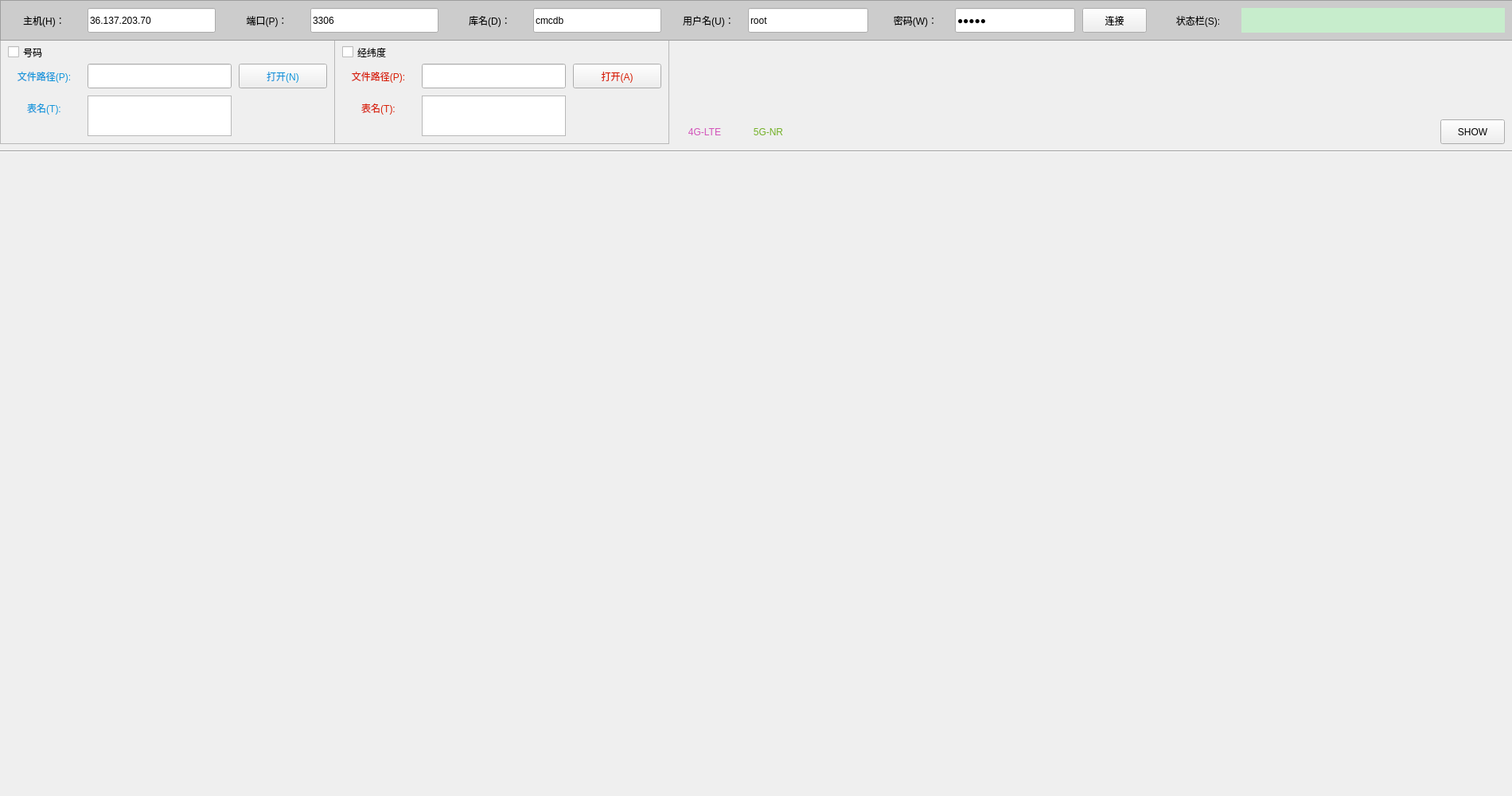
<?xml version="1.0" encoding="UTF-8"?>
<ui version="4.0">
 <class>childMap</class>
 <widget class="QWidget" name="childMap">
  <property name="geometry">
   <rect>
    <x>0</x>
    <y>0</y>
    <width>1900</width>
    <height>1000</height>
   </rect>
  </property>
  <property name="windowTitle">
   <string>CmMap</string>
  </property>
  <property name="windowIcon">
   <iconset resource="../core_res.qrc">
    <normaloff>:/CmCat_Res/Map.jpg</normaloff>:/CmCat_Res/Map.jpg</iconset>
  </property>
  <widget class="QWidget" name="gridLayoutWidget">
   <property name="geometry">
    <rect>
     <x>10</x>
     <y>200</y>
     <width>1881</width>
     <height>791</height>
    </rect>
   </property>
   <layout class="QGridLayout" name="gridLayout_map"/>
  </widget>
  <widget class="QLineEdit" name="lineEdit_username">
   <property name="geometry">
    <rect>
     <x>940</x>
     <y>10</y>
     <width>151</width>
     <height>31</height>
    </rect>
   </property>
   <property name="sizePolicy">
    <sizepolicy hsizetype="Expanding" vsizetype="Expanding">
     <horstretch>0</horstretch>
     <verstretch>0</verstretch>
    </sizepolicy>
   </property>
   <property name="text">
    <string>root</string>
   </property>
  </widget>
  <widget class="QPushButton" name="pushButton_connect">
   <property name="geometry">
    <rect>
     <x>1360</x>
     <y>10</y>
     <width>81</width>
     <height>31</height>
    </rect>
   </property>
   <property name="sizePolicy">
    <sizepolicy hsizetype="Expanding" vsizetype="Expanding">
     <horstretch>0</horstretch>
     <verstretch>0</verstretch>
    </sizepolicy>
   </property>
   <property name="styleSheet">
    <string notr="true">font: 9pt &quot;黑体&quot;;</string>
   </property>
   <property name="text">
    <string>连接</string>
   </property>
  </widget>
  <widget class="QLabel" name="label_state">
   <property name="geometry">
    <rect>
     <x>1450</x>
     <y>10</y>
     <width>111</width>
     <height>31</height>
    </rect>
   </property>
   <property name="sizePolicy">
    <sizepolicy hsizetype="Expanding" vsizetype="Expanding">
     <horstretch>0</horstretch>
     <verstretch>0</verstretch>
    </sizepolicy>
   </property>
   <property name="styleSheet">
    <string notr="true">font: 9pt &quot;微软雅黑&quot;;</string>
   </property>
   <property name="text">
    <string>状态栏(S):</string>
   </property>
   <property name="alignment">
    <set>Qt::AlignCenter</set>
   </property>
  </widget>
  <widget class="QLabel" name="label_stateBar">
   <property name="geometry">
    <rect>
     <x>1560</x>
     <y>10</y>
     <width>331</width>
     <height>31</height>
    </rect>
   </property>
   <property name="sizePolicy">
    <sizepolicy hsizetype="Expanding" vsizetype="Expanding">
     <horstretch>0</horstretch>
     <verstretch>0</verstretch>
    </sizepolicy>
   </property>
   <property name="styleSheet">
    <string notr="true">background-color: rgb(199, 237, 204);</string>
   </property>
   <property name="text">
    <string/>
   </property>
  </widget>
  <widget class="QLabel" name="label_ip">
   <property name="geometry">
    <rect>
     <x>0</x>
     <y>10</y>
     <width>111</width>
     <height>31</height>
    </rect>
   </property>
   <property name="sizePolicy">
    <sizepolicy hsizetype="Expanding" vsizetype="Expanding">
     <horstretch>0</horstretch>
     <verstretch>0</verstretch>
    </sizepolicy>
   </property>
   <property name="styleSheet">
    <string notr="true">font: 75 9pt &quot;微软雅黑&quot;;</string>
   </property>
   <property name="text">
    <string>主机(H)：</string>
   </property>
   <property name="alignment">
    <set>Qt::AlignCenter</set>
   </property>
  </widget>
  <widget class="QLineEdit" name="lineEdit_port">
   <property name="geometry">
    <rect>
     <x>390</x>
     <y>10</y>
     <width>161</width>
     <height>31</height>
    </rect>
   </property>
   <property name="sizePolicy">
    <sizepolicy hsizetype="Expanding" vsizetype="Expanding">
     <horstretch>0</horstretch>
     <verstretch>0</verstretch>
    </sizepolicy>
   </property>
   <property name="text">
    <string>3306</string>
   </property>
  </widget>
  <widget class="QLineEdit" name="lineEdit_name">
   <property name="geometry">
    <rect>
     <x>110</x>
     <y>10</y>
     <width>161</width>
     <height>31</height>
    </rect>
   </property>
   <property name="sizePolicy">
    <sizepolicy hsizetype="Expanding" vsizetype="Expanding">
     <horstretch>0</horstretch>
     <verstretch>0</verstretch>
    </sizepolicy>
   </property>
   <property name="text">
    <string>36.137.203.70</string>
   </property>
  </widget>
  <widget class="QLabel" name="label_port">
   <property name="geometry">
    <rect>
     <x>280</x>
     <y>10</y>
     <width>111</width>
     <height>31</height>
    </rect>
   </property>
   <property name="sizePolicy">
    <sizepolicy hsizetype="Expanding" vsizetype="Expanding">
     <horstretch>0</horstretch>
     <verstretch>0</verstretch>
    </sizepolicy>
   </property>
   <property name="styleSheet">
    <string notr="true">font: 75 9pt &quot;微软雅黑&quot;;</string>
   </property>
   <property name="text">
    <string>端口(P)：</string>
   </property>
   <property name="alignment">
    <set>Qt::AlignCenter</set>
   </property>
  </widget>
  <widget class="QLabel" name="label_user">
   <property name="geometry">
    <rect>
     <x>840</x>
     <y>10</y>
     <width>101</width>
     <height>31</height>
    </rect>
   </property>
   <property name="sizePolicy">
    <sizepolicy hsizetype="Expanding" vsizetype="Expanding">
     <horstretch>0</horstretch>
     <verstretch>0</verstretch>
    </sizepolicy>
   </property>
   <property name="styleSheet">
    <string notr="true">font: 9pt &quot;微软雅黑&quot;;</string>
   </property>
   <property name="text">
    <string>用户名(U)：</string>
   </property>
   <property name="alignment">
    <set>Qt::AlignCenter</set>
   </property>
  </widget>
  <widget class="QLabel" name="label_dbname">
   <property name="geometry">
    <rect>
     <x>560</x>
     <y>10</y>
     <width>111</width>
     <height>31</height>
    </rect>
   </property>
   <property name="sizePolicy">
    <sizepolicy hsizetype="Expanding" vsizetype="Expanding">
     <horstretch>0</horstretch>
     <verstretch>0</verstretch>
    </sizepolicy>
   </property>
   <property name="styleSheet">
    <string notr="true">font: 9pt &quot;微软雅黑&quot;;</string>
   </property>
   <property name="text">
    <string>库名(D)：</string>
   </property>
   <property name="alignment">
    <set>Qt::AlignCenter</set>
   </property>
  </widget>
  <widget class="QLineEdit" name="lineEdit_password">
   <property name="geometry">
    <rect>
     <x>1200</x>
     <y>10</y>
     <width>151</width>
     <height>31</height>
    </rect>
   </property>
   <property name="sizePolicy">
    <sizepolicy hsizetype="Expanding" vsizetype="Expanding">
     <horstretch>0</horstretch>
     <verstretch>0</verstretch>
    </sizepolicy>
   </property>
   <property name="text">
    <string>ck5cm</string>
   </property>
   <property name="echoMode">
    <enum>QLineEdit::Password</enum>
   </property>
  </widget>
  <widget class="QLineEdit" name="lineEdit_dbname">
   <property name="geometry">
    <rect>
     <x>670</x>
     <y>10</y>
     <width>161</width>
     <height>31</height>
    </rect>
   </property>
   <property name="sizePolicy">
    <sizepolicy hsizetype="Expanding" vsizetype="Expanding">
     <horstretch>0</horstretch>
     <verstretch>0</verstretch>
    </sizepolicy>
   </property>
   <property name="text">
    <string>cmcdb</string>
   </property>
  </widget>
  <widget class="QLabel" name="label_password">
   <property name="geometry">
    <rect>
     <x>1100</x>
     <y>10</y>
     <width>101</width>
     <height>31</height>
    </rect>
   </property>
   <property name="sizePolicy">
    <sizepolicy hsizetype="Expanding" vsizetype="Expanding">
     <horstretch>0</horstretch>
     <verstretch>0</verstretch>
    </sizepolicy>
   </property>
   <property name="styleSheet">
    <string notr="true">font: 9pt &quot;微软雅黑&quot;;</string>
   </property>
   <property name="text">
    <string>密码(W)：</string>
   </property>
   <property name="alignment">
    <set>Qt::AlignCenter</set>
   </property>
  </widget>
  <widget class="QFrame" name="frame_conn">
   <property name="geometry">
    <rect>
     <x>0</x>
     <y>0</y>
     <width>1901</width>
     <height>51</height>
    </rect>
   </property>
   <property name="styleSheet">
    <string notr="true">background-color: rgb(204, 204, 204);</string>
   </property>
   <property name="frameShape">
    <enum>QFrame::StyledPanel</enum>
   </property>
   <property name="frameShadow">
    <enum>QFrame::Plain</enum>
   </property>
   <property name="midLineWidth">
    <number>1</number>
   </property>
  </widget>
  <widget class="QPushButton" name="pushButton_show">
   <property name="geometry">
    <rect>
     <x>1810</x>
     <y>150</y>
     <width>81</width>
     <height>31</height>
    </rect>
   </property>
   <property name="sizePolicy">
    <sizepolicy hsizetype="Expanding" vsizetype="Expanding">
     <horstretch>0</horstretch>
     <verstretch>0</verstretch>
    </sizepolicy>
   </property>
   <property name="styleSheet">
    <string notr="true">font: 9pt &quot;Impact&quot;;</string>
   </property>
   <property name="text">
    <string>SHOW</string>
   </property>
  </widget>
  <widget class="QListWidget" name="listWidget_qy">
   <property name="geometry">
    <rect>
     <x>110</x>
     <y>120</y>
     <width>181</width>
     <height>51</height>
    </rect>
   </property>
  </widget>
  <widget class="QPushButton" name="pushButton_openqy">
   <property name="geometry">
    <rect>
     <x>300</x>
     <y>80</y>
     <width>111</width>
     <height>31</height>
    </rect>
   </property>
   <property name="styleSheet">
    <string notr="true">font: 9pt &quot;黑体&quot;;
color: rgb(18, 150, 219);</string>
   </property>
   <property name="text">
    <string>打开(N)</string>
   </property>
  </widget>
  <widget class="QLineEdit" name="lineEdit_qy">
   <property name="geometry">
    <rect>
     <x>110</x>
     <y>80</y>
     <width>181</width>
     <height>31</height>
    </rect>
   </property>
   <property name="sizePolicy">
    <sizepolicy hsizetype="Expanding" vsizetype="Expanding">
     <horstretch>0</horstretch>
     <verstretch>0</verstretch>
    </sizepolicy>
   </property>
  </widget>
  <widget class="QLabel" name="label_sn">
   <property name="geometry">
    <rect>
     <x>0</x>
     <y>120</y>
     <width>111</width>
     <height>31</height>
    </rect>
   </property>
   <property name="sizePolicy">
    <sizepolicy hsizetype="Expanding" vsizetype="Expanding">
     <horstretch>0</horstretch>
     <verstretch>0</verstretch>
    </sizepolicy>
   </property>
   <property name="styleSheet">
    <string notr="true">color: rgb(18, 150, 219);
font: 9pt &quot;微软雅黑&quot;;</string>
   </property>
   <property name="text">
    <string>表名(T):</string>
   </property>
   <property name="alignment">
    <set>Qt::AlignCenter</set>
   </property>
  </widget>
  <widget class="QLabel" name="label_qy">
   <property name="geometry">
    <rect>
     <x>0</x>
     <y>80</y>
     <width>111</width>
     <height>31</height>
    </rect>
   </property>
   <property name="sizePolicy">
    <sizepolicy hsizetype="Expanding" vsizetype="Expanding">
     <horstretch>0</horstretch>
     <verstretch>0</verstretch>
    </sizepolicy>
   </property>
   <property name="styleSheet">
    <string notr="true">color: rgb(18, 150, 219);
font: 9pt &quot;微软雅黑&quot;;</string>
   </property>
   <property name="text">
    <string>文件路径(P):</string>
   </property>
   <property name="alignment">
    <set>Qt::AlignCenter</set>
   </property>
  </widget>
  <widget class="QLineEdit" name="lineEdit_qy_2">
   <property name="geometry">
    <rect>
     <x>530</x>
     <y>80</y>
     <width>181</width>
     <height>31</height>
    </rect>
   </property>
   <property name="sizePolicy">
    <sizepolicy hsizetype="Expanding" vsizetype="Expanding">
     <horstretch>0</horstretch>
     <verstretch>0</verstretch>
    </sizepolicy>
   </property>
  </widget>
  <widget class="QPushButton" name="pushButton_openqy_2">
   <property name="geometry">
    <rect>
     <x>720</x>
     <y>80</y>
     <width>111</width>
     <height>31</height>
    </rect>
   </property>
   <property name="styleSheet">
    <string notr="true">font: 9pt &quot;黑体&quot;;
color: rgb(216, 30, 6);</string>
   </property>
   <property name="text">
    <string>打开(A)</string>
   </property>
  </widget>
  <widget class="QLabel" name="label_qy_2">
   <property name="geometry">
    <rect>
     <x>420</x>
     <y>80</y>
     <width>111</width>
     <height>31</height>
    </rect>
   </property>
   <property name="sizePolicy">
    <sizepolicy hsizetype="Expanding" vsizetype="Expanding">
     <horstretch>0</horstretch>
     <verstretch>0</verstretch>
    </sizepolicy>
   </property>
   <property name="styleSheet">
    <string notr="true">font: 9pt &quot;微软雅黑&quot;;
color: rgb(216, 30, 6);</string>
   </property>
   <property name="text">
    <string>文件路径(P):</string>
   </property>
   <property name="alignment">
    <set>Qt::AlignCenter</set>
   </property>
  </widget>
  <widget class="QListWidget" name="listWidget_qy_2">
   <property name="geometry">
    <rect>
     <x>530</x>
     <y>120</y>
     <width>181</width>
     <height>51</height>
    </rect>
   </property>
  </widget>
  <widget class="QLabel" name="label_sn_2">
   <property name="geometry">
    <rect>
     <x>420</x>
     <y>120</y>
     <width>111</width>
     <height>31</height>
    </rect>
   </property>
   <property name="sizePolicy">
    <sizepolicy hsizetype="Expanding" vsizetype="Expanding">
     <horstretch>0</horstretch>
     <verstretch>0</verstretch>
    </sizepolicy>
   </property>
   <property name="styleSheet">
    <string notr="true">font: 9pt &quot;微软雅黑&quot;;
color: rgb(216, 30, 6);</string>
   </property>
   <property name="text">
    <string>表名(T):</string>
   </property>
   <property name="alignment">
    <set>Qt::AlignCenter</set>
   </property>
  </widget>
  <widget class="QFrame" name="frame_num">
   <property name="geometry">
    <rect>
     <x>0</x>
     <y>50</y>
     <width>421</width>
     <height>131</height>
    </rect>
   </property>
   <property name="frameShape">
    <enum>QFrame::StyledPanel</enum>
   </property>
   <property name="frameShadow">
    <enum>QFrame::Plain</enum>
   </property>
   <property name="midLineWidth">
    <number>1</number>
   </property>
  </widget>
  <widget class="QFrame" name="frame_ll">
   <property name="geometry">
    <rect>
     <x>420</x>
     <y>50</y>
     <width>421</width>
     <height>131</height>
    </rect>
   </property>
   <property name="frameShape">
    <enum>QFrame::StyledPanel</enum>
   </property>
   <property name="frameShadow">
    <enum>QFrame::Plain</enum>
   </property>
   <property name="midLineWidth">
    <number>1</number>
   </property>
  </widget>
  <widget class="Line" name="line">
   <property name="geometry">
    <rect>
     <x>0</x>
     <y>180</y>
     <width>1901</width>
     <height>21</height>
    </rect>
   </property>
   <property name="orientation">
    <enum>Qt::Horizontal</enum>
   </property>
  </widget>
  <widget class="QCheckBox" name="checkBox_num">
   <property name="geometry">
    <rect>
     <x>10</x>
     <y>50</y>
     <width>101</width>
     <height>31</height>
    </rect>
   </property>
   <property name="styleSheet">
    <string notr="true">font: 9pt &quot;微软雅黑&quot;;</string>
   </property>
   <property name="text">
    <string>号码</string>
   </property>
  </widget>
  <widget class="QCheckBox" name="checkBox_ll">
   <property name="geometry">
    <rect>
     <x>430</x>
     <y>50</y>
     <width>141</width>
     <height>31</height>
    </rect>
   </property>
   <property name="styleSheet">
    <string notr="true">font: 9pt &quot;微软雅黑&quot;;</string>
   </property>
   <property name="text">
    <string>经纬度</string>
   </property>
  </widget>
  <widget class="QLabel" name="label">
   <property name="geometry">
    <rect>
     <x>930</x>
     <y>150</y>
     <width>71</width>
     <height>31</height>
    </rect>
   </property>
   <property name="styleSheet">
    <string notr="true">font: 9pt &quot;Impact&quot;;
color: rgb(114, 176, 38);</string>
   </property>
   <property name="text">
    <string>5G-NR</string>
   </property>
   <property name="alignment">
    <set>Qt::AlignCenter</set>
   </property>
  </widget>
  <widget class="QLabel" name="label_2">
   <property name="geometry">
    <rect>
     <x>850</x>
     <y>150</y>
     <width>71</width>
     <height>31</height>
    </rect>
   </property>
   <property name="styleSheet">
    <string notr="true">font: 9pt &quot;Impact&quot;;
color: rgb(210, 82, 185);</string>
   </property>
   <property name="text">
    <string>4G-LTE</string>
   </property>
   <property name="alignment">
    <set>Qt::AlignCenter</set>
   </property>
  </widget>
  <zorder>frame_ll</zorder>
  <zorder>frame_num</zorder>
  <zorder>frame_conn</zorder>
  <zorder>gridLayoutWidget</zorder>
  <zorder>lineEdit_username</zorder>
  <zorder>pushButton_connect</zorder>
  <zorder>label_state</zorder>
  <zorder>label_stateBar</zorder>
  <zorder>label_ip</zorder>
  <zorder>lineEdit_port</zorder>
  <zorder>lineEdit_name</zorder>
  <zorder>label_port</zorder>
  <zorder>label_user</zorder>
  <zorder>label_dbname</zorder>
  <zorder>lineEdit_password</zorder>
  <zorder>lineEdit_dbname</zorder>
  <zorder>label_password</zorder>
  <zorder>pushButton_show</zorder>
  <zorder>listWidget_qy</zorder>
  <zorder>pushButton_openqy</zorder>
  <zorder>lineEdit_qy</zorder>
  <zorder>label_sn</zorder>
  <zorder>label_qy</zorder>
  <zorder>lineEdit_qy_2</zorder>
  <zorder>pushButton_openqy_2</zorder>
  <zorder>label_qy_2</zorder>
  <zorder>listWidget_qy_2</zorder>
  <zorder>label_sn_2</zorder>
  <zorder>line</zorder>
  <zorder>checkBox_num</zorder>
  <zorder>checkBox_ll</zorder>
  <zorder>label</zorder>
  <zorder>label_2</zorder>
 </widget>
 <resources>
  <include location="../core_res.qrc"/>
 </resources>
 <connections/>
</ui>
